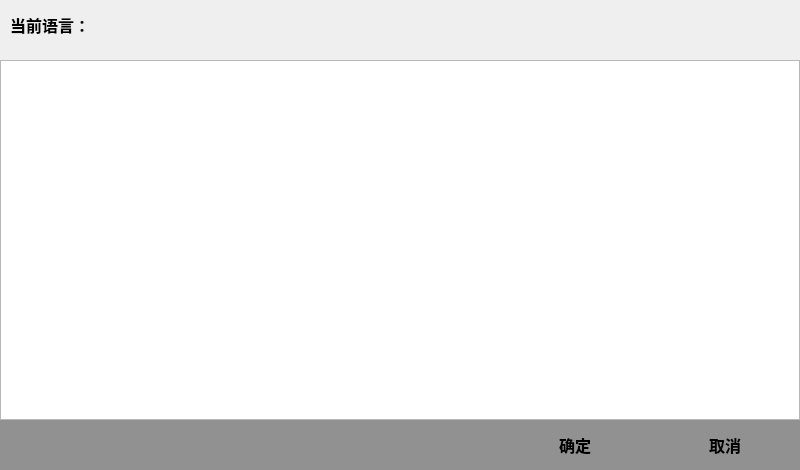
<?xml version="1.0" encoding="UTF-8"?>
<ui version="4.0">
 <class>Language</class>
 <widget class="QWidget" name="Language">
  <property name="geometry">
   <rect>
    <x>0</x>
    <y>0</y>
    <width>800</width>
    <height>470</height>
   </rect>
  </property>
  <property name="windowTitle">
   <string>Form</string>
  </property>
  <widget class="QLabel" name="label_currentLan">
   <property name="geometry">
    <rect>
     <x>10</x>
     <y>10</y>
     <width>100</width>
     <height>30</height>
    </rect>
   </property>
   <property name="font">
    <font>
     <pointsize>12</pointsize>
     <weight>75</weight>
     <bold>true</bold>
    </font>
   </property>
   <property name="text">
    <string>当前语言：</string>
   </property>
  </widget>
  <widget class="QLabel" name="label_icon">
   <property name="geometry">
    <rect>
     <x>150</x>
     <y>10</y>
     <width>100</width>
     <height>30</height>
    </rect>
   </property>
   <property name="text">
    <string/>
   </property>
  </widget>
  <widget class="QLabel" name="label_lan">
   <property name="geometry">
    <rect>
     <x>310</x>
     <y>10</y>
     <width>121</width>
     <height>30</height>
    </rect>
   </property>
   <property name="font">
    <font>
     <pointsize>12</pointsize>
     <weight>75</weight>
     <bold>true</bold>
    </font>
   </property>
   <property name="text">
    <string/>
   </property>
  </widget>
  <widget class="QWidget" name="widget" native="true">
   <property name="geometry">
    <rect>
     <x>0</x>
     <y>420</y>
     <width>800</width>
     <height>50</height>
    </rect>
   </property>
   <property name="styleSheet">
    <string notr="true">background-color: rgb(145, 145, 145);</string>
   </property>
   <widget class="QPushButton" name="btn_ok">
    <property name="geometry">
     <rect>
      <x>500</x>
      <y>0</y>
      <width>150</width>
      <height>50</height>
     </rect>
    </property>
    <property name="font">
     <font>
      <pointsize>12</pointsize>
      <weight>75</weight>
      <bold>true</bold>
     </font>
    </property>
    <property name="text">
     <string>确定</string>
    </property>
    <property name="flat">
     <bool>true</bool>
    </property>
   </widget>
   <widget class="QPushButton" name="btn_cancel">
    <property name="geometry">
     <rect>
      <x>650</x>
      <y>0</y>
      <width>150</width>
      <height>50</height>
     </rect>
    </property>
    <property name="font">
     <font>
      <pointsize>12</pointsize>
      <weight>75</weight>
      <bold>true</bold>
     </font>
    </property>
    <property name="text">
     <string>取消</string>
    </property>
    <property name="flat">
     <bool>true</bool>
    </property>
   </widget>
  </widget>
  <widget class="QTableWidget" name="tableWidget">
   <property name="geometry">
    <rect>
     <x>0</x>
     <y>60</y>
     <width>800</width>
     <height>360</height>
    </rect>
   </property>
  </widget>
 </widget>
 <resources/>
 <connections/>
</ui>
